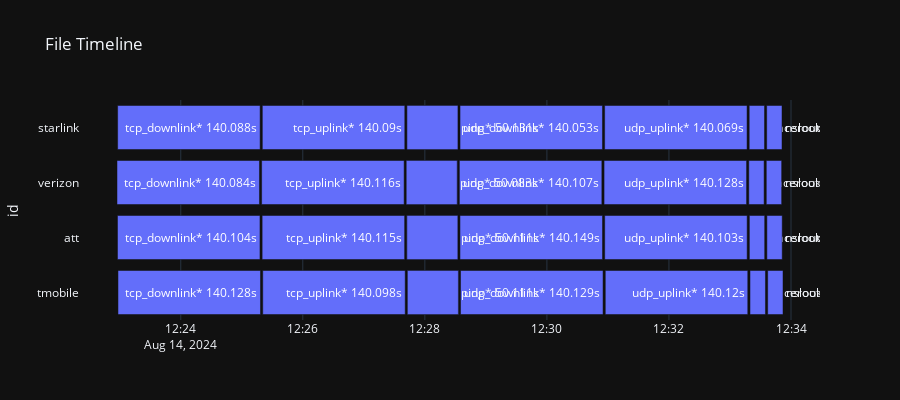

Source (notebook cell):
### Code cell
from typing import List
from scripts.time_utils import StartEndLogTimeProcessor
import glob

# Test timestamp sequence
import os
import glob
from datetime import datetime

data_dir = os.path.join(os.getcwd(), '../datasets/dev/dev_tests')
att_data_dir = os.path.join(data_dir, 'att')
verizon_data_dir = os.path.join(data_dir, 'verizon')
tmobile_data_dir = os.path.join(data_dir, 'tmobile')
starlink_data_dir = os.path.join(data_dir, 'starlink')


def dir(base, file_path):
    return os.path.join(base, file_path)

def second_diff(start_ts: datetime, end_ts: datetime):
    return (end_ts - start_ts).total_seconds()
        

def get_start_end_time_sequences(id, test_1_path):
    test_1_file_patterns = [
        'tcp_downlink*',
        'tcp_uplink*',
        'ping*',
        'udp_downlink*',
        'udp_uplink*',
        'ping*',
        'traceroute*',
        'nslookup*',
    ]

    test_1_files = []
    for pattern in test_1_file_patterns:
        test_1_files.extend(glob.glob(dir(test_1_path, pattern)))

    test_1_seq = []
    for i, file in enumerate(test_1_files):
        f = open(file, 'r')
        res = StartEndLogTimeProcessor.get_start_end_time_from_log(f.read(), timezone_str='US/Eastern')
        start_t, end_t = res[0]
        test_1_seq.append({
            'id': id,
            'start_t': start_t,
            'end_t': end_t,
            'text': f'{test_1_file_patterns[i]} {second_diff(start_ts=start_t, end_ts=end_t)}s',
            'file': test_1_file_patterns[i],
        })

    return test_1_seq


att_seq = get_start_end_time_sequences(
    id='att',
    test_1_path=dir(att_data_dir, '20240814/122257728'),
)
verizon_seq = get_start_end_time_sequences(
    id='verizon',
    test_1_path=dir(verizon_data_dir, '20240814/122257283'),
)
tmobile_seq = get_start_end_time_sequences(
    id='tmobile',
    test_1_path=dir(tmobile_data_dir, '20240814/122258244'),
)
starlink_seq = get_start_end_time_sequences(
    id='starlink',
    test_1_path=dir(starlink_data_dir, '20240814/122257920'),
)

# print the total duration
def total_duration(seq):
    return (seq[-1]['end_t'] - seq[0]['start_t']).total_seconds()

print(f'att test duration: {total_duration(att_seq)}s')
print(f'verizon test duration: {total_duration(verizon_seq)}s')
print(f'tmobile test duration: {total_duration(tmobile_seq)}s')
print(f'starlink test duration: {total_duration(starlink_seq)}s')

# time diff between att and verizon
def print_time_diff(seq1, seq2):
    for seq1_item, seq2_item in zip(seq1, seq2):
        print(f'{seq1_item["file"]} time diff: {second_diff(start_ts=seq1_item["end_t"], end_ts=seq2_item["end_t"])}s')
        
        
# print_time_diff([*test_1_seq, *test_2_seq], [*test_3_seq, *test_4_seq])
# visualize the time sequence

import plotly.express as px
import pandas as pd
from datetime import datetime


def visualize_sequence(data: List[dict]):
    # Convert to DataFrame
    df = pd.DataFrame(data)

    # Convert string times to datetime objects
    df['start_t'] = pd.to_datetime(df['start_t'])
    df['end_t'] = pd.to_datetime(df['end_t'])

    # Create the Gantt chart
    fig = px.timeline(df,
                      x_start='start_t',
                      x_end='end_t',
                      y='id',
                      text='text',
                      title='File Timeline')
    
    # shorten the height of bars
    

    # Update layout for better readability
    fig.update_layout(
        height=400,
    )

    # Show the plot
    fig.show()


visualize_sequence([*tmobile_seq, *att_seq, *verizon_seq, *starlink_seq])

### Figure 1 — Plotly figure (JSON) as saved in the notebook; plotly's stock layout.template omitted (floating-point values rounded to 4 significant figures)
{"data": [{"alignmentgroup": "True", "base": ["2024-08-14T12:22:58.264000-04:00", "2024-08-14T12:25:20.584000-04:00", "2024-08-14T12:27:42.849000-04:00", "2024-08-14T12:28:35.073000-04:00", "2024-08-14T12:30:57.392000-04:00", "2024-08-14T12:27:42.849000-04:00", "2024-08-14T12:33:19.687000-04:00", "2024-08-14T12:33:37.051000-04:00", "2024-08-14T12:22:57.778000-04:00", "2024-08-14T12:25:20.013000-04:00", "2024-08-14T12:27:42.282000-04:00", "2024-08-14T12:28:34.528000-04:00", "2024-08-14T12:30:56.804000-04:00", "2024-08-14T12:27:42.282000-04:00", "2024-08-14T12:33:19.055000-04:00", "2024-08-14T12:33:36.281000-04:00", "2024-08-14T12:22:57.304000-04:00", "2024-08-14T12:25:19.518000-04:00", "2024-08-14T12:27:41.739000-04:00", "2024-08-14T12:28:33.930000-04:00", "2024-08-14T12:30:56.196000-04:00", "2024-08-14T12:27:41.739000-04:00", "2024-08-14T12:33:18.481000-04:00", "2024-08-14T12:33:35.708000-04:00", "2024-08-14T12:22:57.938000-04:00", "2024-08-14T12:25:20.188000-04:00", "2024-08-14T12:27:42.369000-04:00", "2024-08-14T12:28:34.581000-04:00", "2024-08-14T12:30:56.743000-04:00", "2024-08-14T12:27:42.369000-04:00", "2024-08-14T12:33:18.900000-04:00", "2024-08-14T12:33:36.080000-04:00"], "hovertemplate": "start_t=%{base}<br>end_t=%{x}<br>id=%{y}<br>text=%{text}<extra></extra>", "legendgroup": "", "marker": {"color": "#636efa", "pattern": {"shape": ""}}, "name": "", "offsetgroup": "", "orientation": "h", "showlegend": false, "text": ["tcp_downlink* 140.128s", "tcp_uplink* 140.098s", "ping* 50.111s", "udp_downlink* 140.129s", "udp_uplink* 140.12s", "ping* 50.111s", "traceroute* 15.21s", "nslookup* 15.086s", "tcp_downlink* 140.104s", "tcp_uplink* 140.115s", "ping* 50.111s", "udp_downlink* 140.149s", "udp_uplink* 140.103s", "ping* 50.111s", "traceroute* 15.087s", "nslookup* 15.089s", "tcp_downlink* 140.084s", "tcp_uplink* 140.116s", "ping* 50.083s", "udp_downlink* 140.107s", "udp_uplink* 140.128s", "ping* 50.083s", "traceroute* 15.086s", "nslookup* 15.119s", "tcp_downlink* 140.088s", "tcp_uplink* 140.09s", "ping* 50.131s", "udp_downlink* 140.053s", "udp_uplink* 140.069s", "ping* 50.131s", "traceroute* 15.073s", "nslookup* 15.104s"], "textposition": "auto", "x": [140100.0, 140100.0, 50110.0, 140100.0, 140100.0, 50110.0, 15210.0, 15090.0, 140100.0, 140100.0, 50110.0, 140100.0, 140100.0, 50110.0, 15090.0, 15090.0, 140100.0, 140100.0, 50080.0, 140100.0, 140100.0, 50080.0, 15090.0, 15120.0, 140100.0, 140100.0, 50130.0, 140100.0, 140100.0, 50130.0, 15070.0, 15100.0], "xaxis": "x", "y": ["tmobile", "tmobile", "tmobile", "tmobile", "tmobile", "tmobile", "tmobile", "tmobile", "att", "att", "att", "att", "att", "att", "att", "att", "verizon", "verizon", "verizon", "verizon", "verizon", "verizon", "verizon", "verizon", "starlink", "starlink", "starlink", "starlink", "starlink", "starlink", "starlink", "starlink"], "yaxis": "y", "type": "bar"}], "layout": {"xaxis": {"anchor": "y", "domain": [0.0, 1.0], "type": "date"}, "yaxis": {"anchor": "x", "domain": [0.0, 1.0], "title": {"text": "id"}}, "legend": {"tracegroupgap": 0}, "title": {"text": "File Timeline"}, "barmode": "overlay", "height": 400}}
